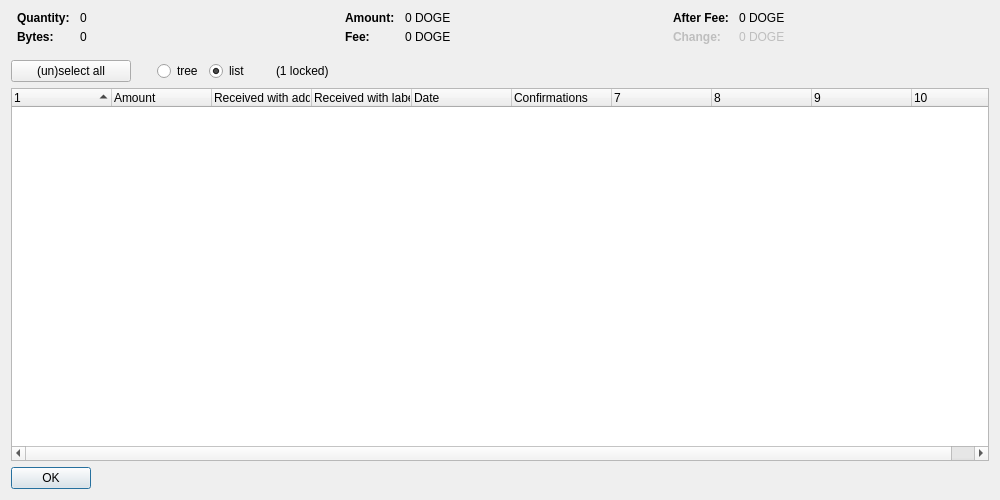
<?xml version="1.0" encoding="UTF-8"?>
<ui version="4.0">
 <class>CoinControlDialog</class>
 <widget class="QDialog" name="CoinControlDialog">
  <property name="geometry">
   <rect>
    <x>0</x>
    <y>0</y>
    <width>1000</width>
    <height>500</height>
   </rect>
  </property>
  <property name="windowTitle">
   <string>Coin Selection</string>
  </property>
  <layout class="QVBoxLayout" name="verticalLayout">
   <item>
    <layout class="QHBoxLayout" name="horizontalLayoutTop" stretch="0,0,0">
     <property name="topMargin">
      <number>0</number>
     </property>
     <property name="bottomMargin">
      <number>10</number>
     </property>
     <item>
      <layout class="QFormLayout" name="formLayoutCoinControl1">
       <property name="horizontalSpacing">
        <number>10</number>
       </property>
       <property name="verticalSpacing">
        <number>5</number>
       </property>
       <property name="leftMargin">
        <number>6</number>
       </property>
       <property name="rightMargin">
        <number>6</number>
       </property>
       <item row="0" column="0">
        <widget class="QLabel" name="labelCoinControlQuantityText">
         <property name="font">
          <font>
           <weight>75</weight>
           <bold>true</bold>
          </font>
         </property>
         <property name="text">
          <string>Quantity:</string>
         </property>
        </widget>
       </item>
       <item row="0" column="1">
        <widget class="QLabel" name="labelCoinControlQuantity">
         <property name="cursor">
          <cursorShape>IBeamCursor</cursorShape>
         </property>
         <property name="contextMenuPolicy">
          <enum>Qt::ActionsContextMenu</enum>
         </property>
         <property name="text">
          <string notr="true">0</string>
         </property>
         <property name="textInteractionFlags">
          <set>Qt::TextSelectableByMouse</set>
         </property>
        </widget>
       </item>
       <item row="1" column="0">
        <widget class="QLabel" name="labelCoinControlBytesText">
         <property name="font">
          <font>
           <weight>75</weight>
           <bold>true</bold>
          </font>
         </property>
         <property name="text">
          <string>Bytes:</string>
         </property>
        </widget>
       </item>
       <item row="1" column="1">
        <widget class="QLabel" name="labelCoinControlBytes">
         <property name="cursor">
          <cursorShape>IBeamCursor</cursorShape>
         </property>
         <property name="contextMenuPolicy">
          <enum>Qt::ActionsContextMenu</enum>
         </property>
         <property name="text">
          <string notr="true">0</string>
         </property>
         <property name="textInteractionFlags">
          <set>Qt::TextSelectableByMouse</set>
         </property>
        </widget>
       </item>
      </layout>
     </item>
     <item>
      <layout class="QFormLayout" name="formLayoutCoinControl2">
       <property name="horizontalSpacing">
        <number>10</number>
       </property>
       <property name="verticalSpacing">
        <number>5</number>
       </property>
       <property name="leftMargin">
        <number>6</number>
       </property>
       <property name="rightMargin">
        <number>6</number>
       </property>
       <item row="0" column="0">
        <widget class="QLabel" name="labelCoinControlAmountText">
         <property name="font">
          <font>
           <weight>75</weight>
           <bold>true</bold>
          </font>
         </property>
         <property name="text">
          <string>Amount:</string>
         </property>
        </widget>
       </item>
       <item row="0" column="1">
        <widget class="QLabel" name="labelCoinControlAmount">
         <property name="cursor">
          <cursorShape>IBeamCursor</cursorShape>
         </property>
         <property name="contextMenuPolicy">
          <enum>Qt::ActionsContextMenu</enum>
         </property>
         <property name="text">
          <string notr="true">0 DOGE</string>
         </property>
         <property name="textInteractionFlags">
          <set>Qt::TextSelectableByMouse</set>
         </property>
        </widget>
       </item>
       <item row="1" column="1">
        <widget class="QLabel" name="labelCoinControlFee">
         <property name="cursor">
          <cursorShape>IBeamCursor</cursorShape>
         </property>
         <property name="contextMenuPolicy">
          <enum>Qt::ActionsContextMenu</enum>
         </property>
         <property name="text">
          <string notr="true">0 DOGE</string>
         </property>
         <property name="textInteractionFlags">
          <set>Qt::TextSelectableByMouse</set>
         </property>
        </widget>
       </item>
       <item row="1" column="0">
        <widget class="QLabel" name="labelCoinControlFeeText">
         <property name="font">
          <font>
           <weight>75</weight>
           <bold>true</bold>
          </font>
         </property>
         <property name="text">
          <string>Fee:</string>
         </property>
        </widget>
       </item>
      </layout>
     </item>
     <item>
      <layout class="QFormLayout" name="formLayoutCoinControl4">
       <property name="horizontalSpacing">
        <number>10</number>
       </property>
       <property name="verticalSpacing">
        <number>5</number>
       </property>
       <property name="leftMargin">
        <number>6</number>
       </property>
       <property name="rightMargin">
        <number>6</number>
       </property>
       <item row="0" column="0">
        <widget class="QLabel" name="labelCoinControlAfterFeeText">
         <property name="font">
          <font>
           <weight>75</weight>
           <bold>true</bold>
          </font>
         </property>
         <property name="text">
          <string>After Fee:</string>
         </property>
        </widget>
       </item>
       <item row="0" column="1">
        <widget class="QLabel" name="labelCoinControlAfterFee">
         <property name="cursor">
          <cursorShape>IBeamCursor</cursorShape>
         </property>
         <property name="contextMenuPolicy">
          <enum>Qt::ActionsContextMenu</enum>
         </property>
         <property name="text">
          <string notr="true">0 DOGE</string>
         </property>
         <property name="textInteractionFlags">
          <set>Qt::TextSelectableByMouse</set>
         </property>
        </widget>
       </item>
       <item row="1" column="0">
        <widget class="QLabel" name="labelCoinControlChangeText">
         <property name="enabled">
          <bool>false</bool>
         </property>
         <property name="font">
          <font>
           <weight>75</weight>
           <bold>true</bold>
          </font>
         </property>
         <property name="text">
          <string>Change:</string>
         </property>
        </widget>
       </item>
       <item row="1" column="1">
        <widget class="QLabel" name="labelCoinControlChange">
         <property name="enabled">
          <bool>false</bool>
         </property>
         <property name="cursor">
          <cursorShape>IBeamCursor</cursorShape>
         </property>
         <property name="contextMenuPolicy">
          <enum>Qt::ActionsContextMenu</enum>
         </property>
         <property name="text">
          <string notr="true">0 DOGE</string>
         </property>
         <property name="textInteractionFlags">
          <set>Qt::TextSelectableByMouse</set>
         </property>
        </widget>
       </item>
      </layout>
     </item>
    </layout>
   </item>
   <item>
    <layout class="QHBoxLayout" name="horizontalLayoutForPanel" stretch="0,0,0,0,0,0,0">
     <property name="spacing">
      <number>6</number>
     </property>
     <item>
      <widget class="QPushButton" name="selectAllButton">
       <property name="sizePolicy">
        <sizepolicy hsizetype="Preferred" vsizetype="Fixed">
         <horstretch>0</horstretch>
         <verstretch>0</verstretch>
        </sizepolicy>
       </property>
       <property name="minimumSize">
        <size>
         <width>120</width>
         <height>0</height>
        </size>
       </property>
       <property name="text">
        <string>(un)select all</string>
       </property>
       <property name="autoDefault">
        <bool>false</bool>
       </property>
      </widget>
     </item>
     <item>
      <spacer name="hSpacerAfterSelectAll">
       <property name="orientation">
        <enum>Qt::Horizontal</enum>
       </property>
       <property name="sizeType">
        <enum>QSizePolicy::Fixed</enum>
       </property>
       <property name="sizeHint" stdset="0">
        <size>
         <width>20</width>
         <height>10</height>
        </size>
       </property>
      </spacer>
     </item>
     <item>
      <widget class="QRadioButton" name="choiceTree">
       <property name="sizePolicy">
        <sizepolicy hsizetype="Maximum" vsizetype="Fixed">
         <horstretch>0</horstretch>
         <verstretch>0</verstretch>
        </sizepolicy>
       </property>
       <property name="text">
        <string notr="true">tree</string>
       </property>
      </widget>
     </item>
     <item>
      <widget class="QRadioButton" name="choiceList">
       <property name="sizePolicy">
        <sizepolicy hsizetype="Maximum" vsizetype="Fixed">
         <horstretch>0</horstretch>
         <verstretch>0</verstretch>
        </sizepolicy>
       </property>
       <property name="text">
        <string notr="true">list</string>
       </property>
       <property name="checked">
        <bool>true</bool>
       </property>
      </widget>
     </item>
     <item>
      <spacer name="hSpacerBeforeLocked">
       <property name="orientation">
        <enum>Qt::Horizontal</enum>
       </property>
       <property name="sizeType">
        <enum>QSizePolicy::Fixed</enum>
       </property>
       <property name="sizeHint" stdset="0">
        <size>
         <width>20</width>
         <height>10</height>
        </size>
       </property>
      </spacer>
     </item>
     <item>
      <widget class="QLabel" name="lockedLabel">
       <property name="text">
        <string notr="true">(1 locked)</string>
       </property>
      </widget>
     </item>
     <item>
      <spacer name="hSpacerAtEndOfPanel">
       <property name="orientation">
        <enum>Qt::Horizontal</enum>
       </property>
       <property name="sizeHint" stdset="0">
        <size>
         <width>100</width>
         <height>10</height>
        </size>
       </property>
      </spacer>
     </item>
    </layout>
   </item>
   <item>
    <widget class="CoinControlTreeWidget" name="treeWidget">
     <property name="contextMenuPolicy">
      <enum>Qt::CustomContextMenu</enum>
     </property>
     <property name="sortingEnabled">
      <bool>false</bool>
     </property>
     <property name="columnCount">
      <number>10</number>
     </property>
     <attribute name="headerShowSortIndicator" stdset="0">
      <bool>true</bool>
     </attribute>
     <attribute name="headerStretchLastSection">
      <bool>false</bool>
     </attribute>
     <column>
      <property name="text">
       <string/>
      </property>
     </column>
     <column>
      <property name="text">
       <string>Amount</string>
      </property>
     </column>
     <column>
      <property name="text">
       <string>Received with address</string>
      </property>
     </column>
     <column>
      <property name="text">
       <string>Received with label</string>
      </property>
     </column>
     <column>
      <property name="text">
       <string>Date</string>
      </property>
     </column>
     <column>
      <property name="text">
       <string>Confirmations</string>
      </property>
      <property name="toolTip">
       <string>Confirmed</string>
      </property>
     </column>
     <column>
      <property name="text">
       <string/>
      </property>
     </column>
     <column>
      <property name="text">
       <string/>
      </property>
     </column>
     <column>
      <property name="text">
       <string/>
      </property>
     </column>
     <column>
      <property name="text">
       <string/>
      </property>
     </column>
    </widget>
   </item>
   <item>
    <widget class="QDialogButtonBox" name="buttonBox">
     <property name="sizePolicy">
      <sizepolicy hsizetype="Maximum" vsizetype="Fixed">
       <horstretch>0</horstretch>
       <verstretch>0</verstretch>
      </sizepolicy>
     </property>
     <property name="orientation">
      <enum>Qt::Horizontal</enum>
     </property>
     <property name="standardButtons">
      <set>QDialogButtonBox::Ok</set>
     </property>
    </widget>
   </item>
  </layout>
 </widget>
 <customwidgets>
  <customwidget>
   <class>CoinControlTreeWidget</class>
   <extends>QTreeWidget</extends>
   <header>coincontroltreewidget.h</header>
  </customwidget>
 </customwidgets>
 <resources/>
 <connections/>
</ui>
